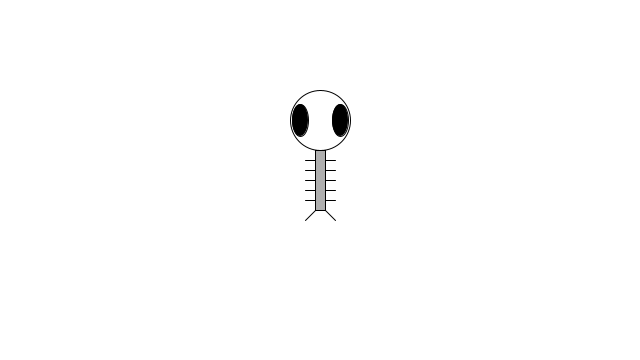
Frame 1 (no input)
Frame 60 (the mouse pressed at the canvas centre just before this capture): identical to frame 1, image omitted
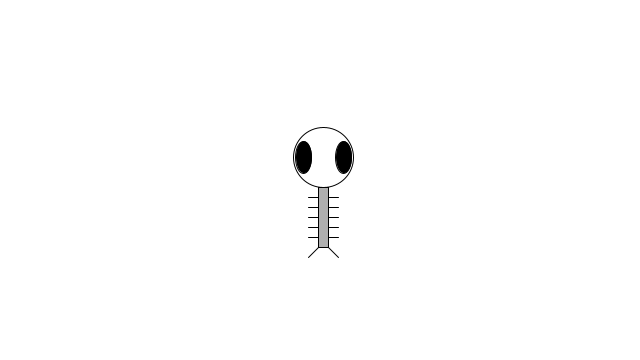
Frame 120 (the mouse held since frame 60 and released just before this capture)

The Processing sketch that drew these frames (run headless with seeded random() and noise(); from frame 60 on, the mouse is pressed at the canvas centre):

// Processing sketch: example_8_3_zoogobject
// ── example_8_3_zoogobject.pde
// Learning Processing
// Daniel Shiffman
// http://www.learningprocessing.com

// Example 8-3
Zoog zoog;

void setup() {
  size(640,360);
  zoog = new Zoog(width/2,height/2,60,60,16);
}

void draw() {
  background(255);
  // mouseX position determines speed factor
  float factor = constrain(mouseX/10,0,5);
  zoog.jiggle(factor);
  zoog.display();
}

class Zoog {
  // Zoog's variables
  float x,y,w,h,eyeSize;
  
  // Zoog constructor
  Zoog(float tempX, float tempY, float tempW, float tempH, float tempEyeSize) {
    x = tempX;
    y = tempY;
    w = tempW;
    h = tempH;
    eyeSize = tempEyeSize;
  }
  
  // Move Zoog
  void jiggle(float speed) {
    // Change the location of Zoog randomly
    x = x + random(-1,1)*speed;
    y = y + random(-1,1)*speed;
    // Constrain Zoog to window
    x = constrain(x,0,width);
    y = constrain(y,0,height);
  }
  
  // Display Zoog
  void display() {
    // Set ellipses and rects to CENTER mode
    ellipseMode(CENTER);
    rectMode(CENTER);
    // Draw Zoog's arms with a for loop
    for (float i = y - h/3; i < y + h/2; i += 10) {
      stroke(0);
      line(x-w/4,i,x + w/4,i);
    }
    // Draw Zoog's body
    stroke(0);
    fill(175);
    rect(x,y,w/6,h);
    // Draw Zoog's head
    stroke(0);
    fill(255);
    ellipse(x,y-h,w,h);
    // Draw Zoog's eyes
    fill(0);
    ellipse(x-w/3,y-h,eyeSize,eyeSize*2);
    ellipse(x + w/3,y - h,eyeSize,eyeSize*2);
    // Draw Zoog's legs
    stroke(0);
    line(x - w/12,y + h/2,x - w/4,y + h/2 + 10);
    line(x + w/12,y + h/2,x + w/4,y + h/2 + 10);
  }
}
